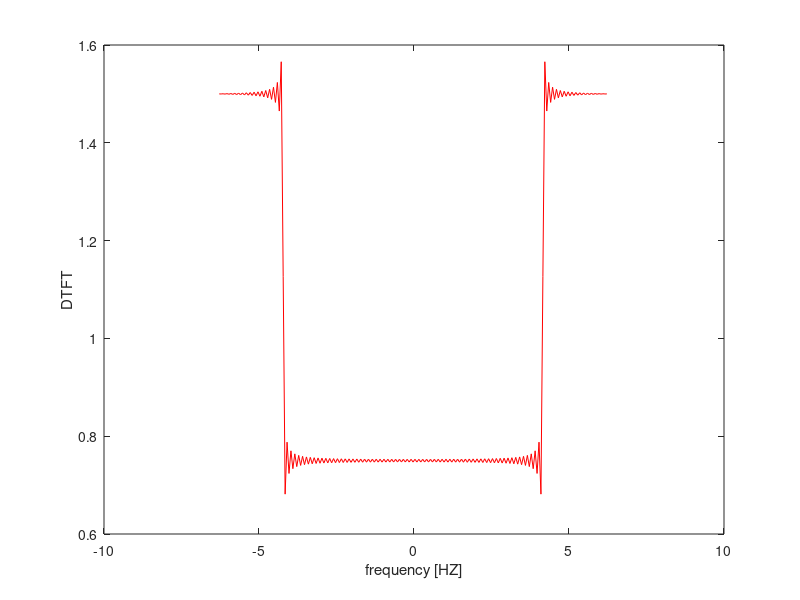

MATLAB code for this plot:
n = -100:1:100;
T2 = 8;
X1= sinc((n.*T2)./6);
X_1 = fft(X1);
y = fftshift(X_1);
Y = abs(y);
fs =4*pi;
df = fs/ length(X1);
fn = fs/2;
figure();
f = -fn:df:fn-df;
plot(f,Y,'r');
xlabel('frequency [HZ]');
ylabel('DTFT')
